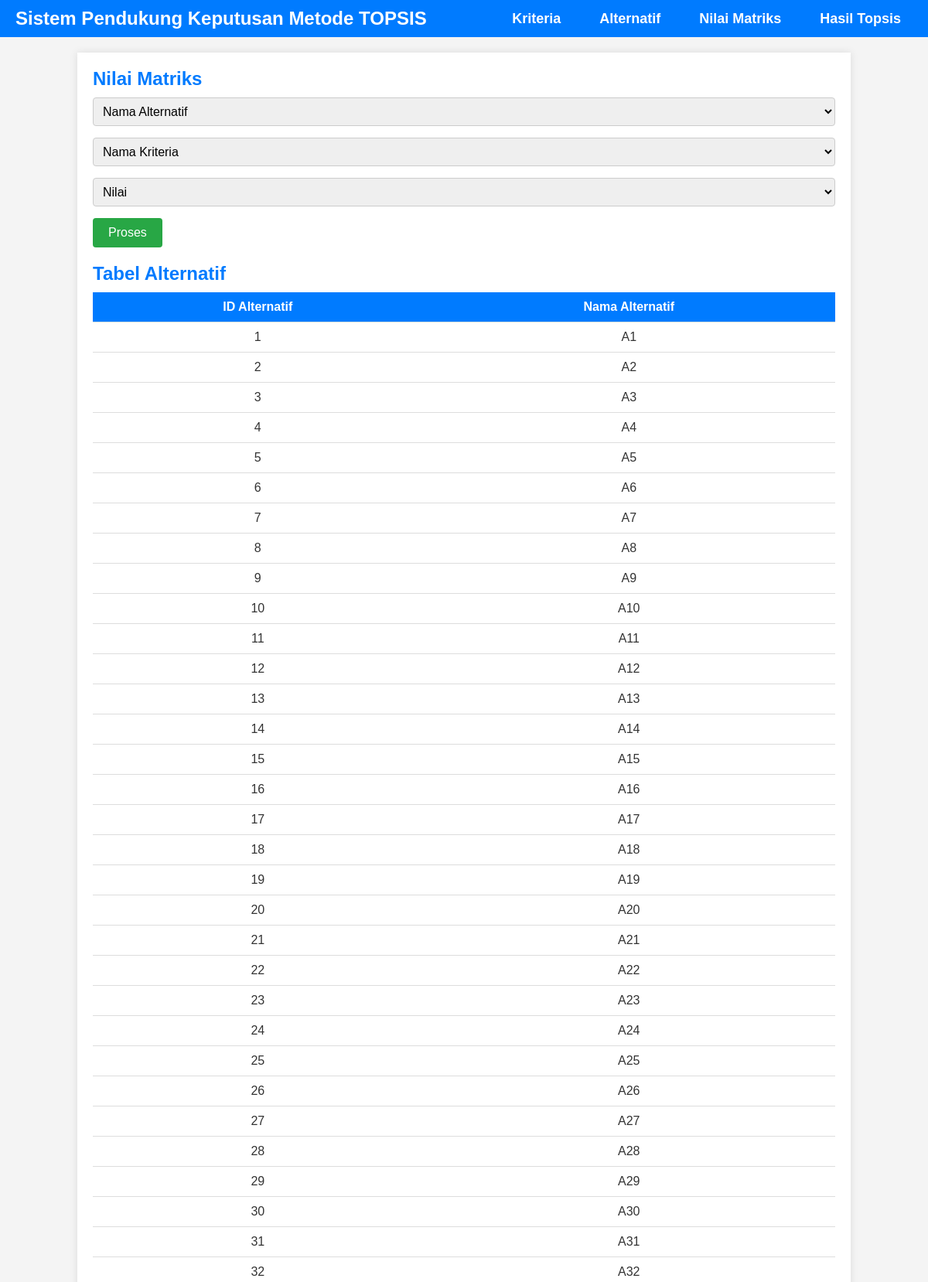
The app's page /nilai_matriks.php (upper part) with its own data.
### tables this page shows
CREATE TABLE `tab_alternatif` (
  `id_alternatif` varchar(10) NOT NULL,
  `nama_alternatif` varchar(50) NOT NULL
);

### nilai_matriks.php (the view, shortened to what this page needs)
<?php include 'koneksi.php';?>
<!DOCTYPE html>
<html lang="en">
<head>
</head>
<body>
    <?php include 'header.php';?>
    <div class="container">
        <div class="row">
            <div>
                <div class="section-title">Nilai Matriks</div>
                <div class="row">
                    <div>
                        <form class="form" action="tambah_nilai_matriks.php" method="post" onsubmit="return validateForm()">
                            <div class="form-group">
                                <select class="form-control" name="alter" id="alter">
                                    <option value="">Nama Alternatif</option>
                                </select>
                            </div>
                            <div class="form-group">
                                <select class="form-control" name="krit" id="krit" onchange="updateNilaiOptions1()">
                                    <option value="">Nama Kriteria</option>
                                </select>
                            </div>
                            <div class="form-group">
                                <select class="form-control" name="nilai" id="nilai">
                                    <option value="">Nilai</option>
                                </select>
                            </div>
                            <div class="form-group">
                                <button type="submit" class="btn btn-success">Proses</button>
                            </div>
                        </form>
                    </div>
                </div>
            </div>
        </div>
        <div class="row">
            <div>
                <div class="section-title">Tabel Alternatif</div>
                <table>
                    <thead>
                        <tr>
                            <th>ID Alternatif</th>
                            <th>Nama Alternatif</th>
                        </tr>
                    </thead>
                    <tbody>
                        <?php
                        $sql = $koneksi->query("SELECT * FROM tab_alternatif ORDER BY CAST(id_alternatif AS UNSIGNED) ASC");
                        while ($row = $sql->fetch_array()) {
                            echo "<tr><td align=\"center\">".$row[0]."</td>";
                            echo "<td align=\"left\">".$row[1]."</td></tr>";
                        }
                        ?>
                    </tbody>
                </table>
            </div>
        </div>
    </div>
</body>
</html>

### nilai_matriks.php (style rules this page uses)
body, html { font-family: Arial, sans-serif; margin: 0; padding: 0; background-color: #f4f4f4; color: #333; }
.container { width: 80%; margin: 20px auto; background: #fff; padding: 20px; box-shadow: 0 0 10px rgba(0, 0, 0, 0.1); }
.row { margin-bottom: 20px; }
.section-title { font-size: 24px; font-weight: bold; margin-bottom: 10px; color: #007BFF; }
.form { margin-bottom: 20px; }
.form-group { margin-bottom: 15px; }
.form-control { width: 100%; padding: 8px; font-size: 16px; border: 1px solid #ccc; border-radius: 4px; box-sizing: border-box; }
.btn { padding: 10px 20px; font-size: 16px; border: none; cursor: pointer; border-radius: 4px; }
.btn-success { background-color: #28a745; color: #fff; }
table { width: 100%; border-collapse: collapse; margin-bottom: 20px; font-size: 16px; }
table th, table td { padding: 10px; border-bottom: 1px solid #ddd; text-align: center; }
table th { background-color: #007BFF; color: white; }

### header.php (style rules this page uses)
body, h1, ul, li, a { margin: 0; padding: 0; text-decoration: none; list-style: none; color: inherit; }
body { font-family: Arial, sans-serif; background-color: #f4f4f4; color: #333; }

### records on screen
tab_alternatif: id_alternatif "1", nama_alternatif "A1"
tab_alternatif: id_alternatif "2", nama_alternatif "A2"
tab_alternatif: id_alternatif "3", nama_alternatif "A3"
tab_alternatif: id_alternatif "4", nama_alternatif "A4"
tab_alternatif: id_alternatif "5", nama_alternatif "A5"
tab_alternatif: id_alternatif "6", nama_alternatif "A6"
tab_alternatif: id_alternatif "7", nama_alternatif "A7"
tab_alternatif: id_alternatif "8", nama_alternatif "A8"
tab_alternatif: id_alternatif "9", nama_alternatif "A9"
tab_alternatif: id_alternatif "10", nama_alternatif "A10"
tab_alternatif: id_alternatif "11", nama_alternatif "A11"
tab_alternatif: id_alternatif "12", nama_alternatif "A12"
tab_alternatif: id_alternatif "13", nama_alternatif "A13"
tab_alternatif: id_alternatif "14", nama_alternatif "A14"
tab_alternatif: id_alternatif "15", nama_alternatif "A15"
tab_alternatif: id_alternatif "16", nama_alternatif "A16"
tab_alternatif: id_alternatif "17", nama_alternatif "A17"
tab_alternatif: id_alternatif "18", nama_alternatif "A18"
tab_alternatif: id_alternatif "19", nama_alternatif "A19"
tab_alternatif: id_alternatif "20", nama_alternatif "A20"
tab_alternatif: id_alternatif "21", nama_alternatif "A21"
tab_alternatif: id_alternatif "22", nama_alternatif "A22"
tab_alternatif: id_alternatif "23", nama_alternatif "A23"
tab_alternatif: id_alternatif "24", nama_alternatif "A24"
tab_alternatif: id_alternatif "25", nama_alternatif "A25"
tab_alternatif: id_alternatif "26", nama_alternatif "A26"
tab_alternatif: id_alternatif "27", nama_alternatif "A27"
tab_alternatif: id_alternatif "28", nama_alternatif "A28"
tab_alternatif: id_alternatif "29", nama_alternatif "A29"
tab_alternatif: id_alternatif "30", nama_alternatif "A30"
tab_alternatif: id_alternatif "31", nama_alternatif "A31"
tab_alternatif: id_alternatif "32", nama_alternatif "A32"
